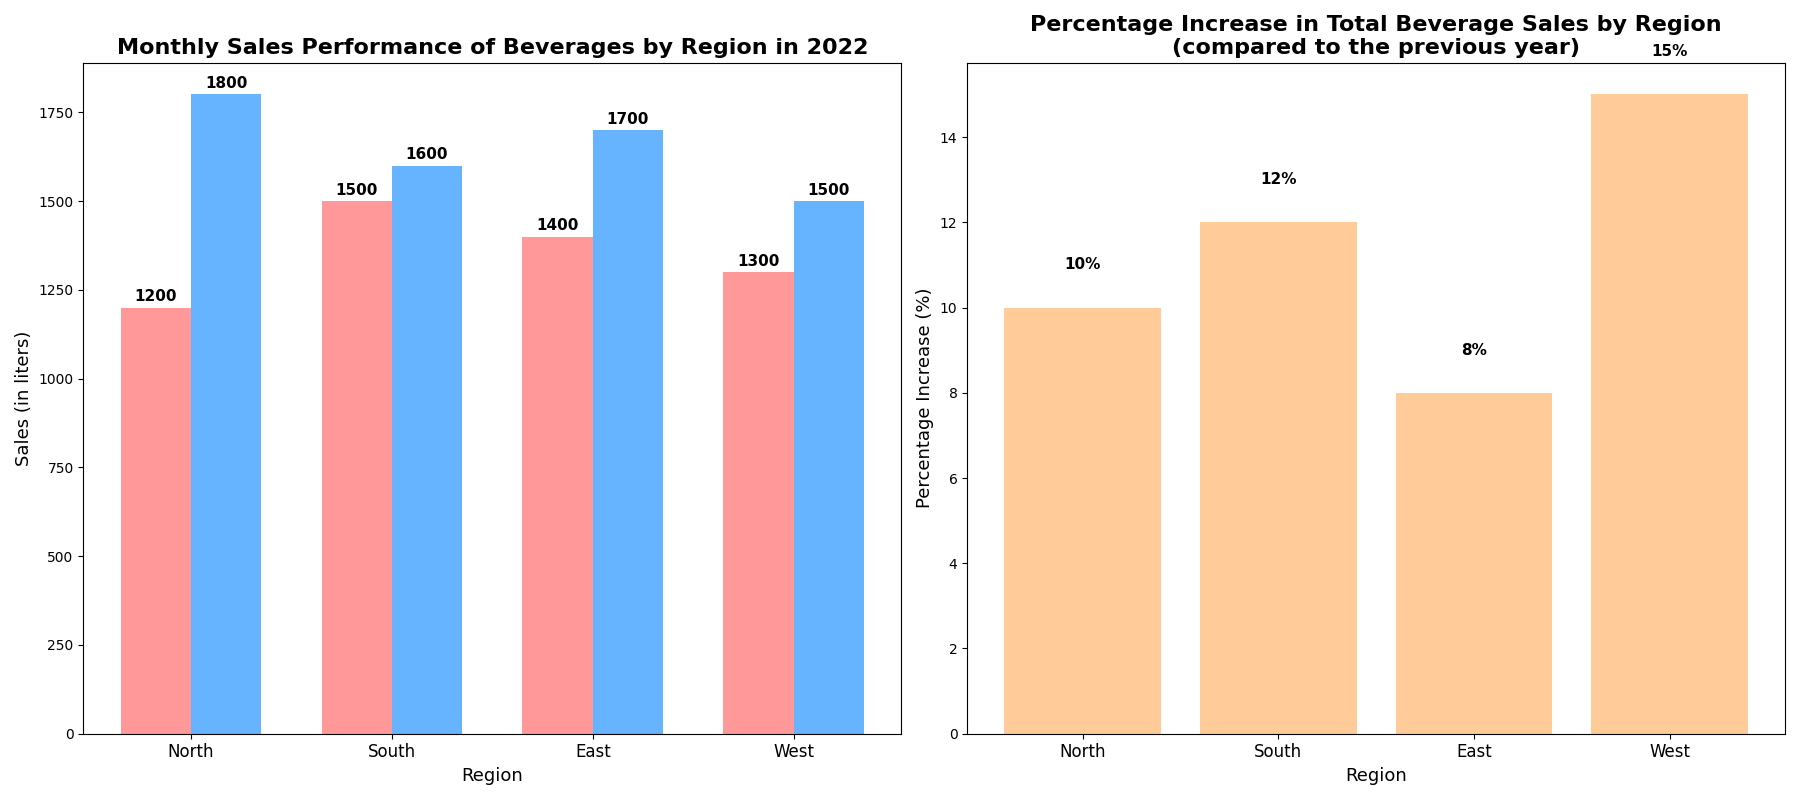

Recreate this plot in Python.
import matplotlib.pyplot as plt
import numpy as np

regions = ['North', 'South', 'East', 'West']
fruit_juice_sales = [1200, 1500, 1400, 1300]
soda_sales = [1800, 1600, 1700, 1500]
percentage_increase = [10, 12, 8, 15]

x = np.arange(len(regions))
width = 0.35

fig, (ax1, ax2) = plt.subplots(1, 2, figsize=(18, 8))

bars1 = ax1.bar(x - width/2, fruit_juice_sales, width, color='#ff9999')
bars2 = ax1.bar(x + width/2, soda_sales, width, color='#66b3ff')

ax1.set_title('Monthly Sales Performance of Beverages by Region in 2022', fontsize=16, fontweight='bold')
ax1.set_xlabel('Region', fontsize=13)
ax1.set_ylabel('Sales (in liters)', fontsize=13)
ax1.set_xticks(x)
ax1.set_xticklabels(regions, fontsize=12)

def add_labels(ax, bars):
    for bar in bars:
        yval = bar.get_height()
        ax.text(bar.get_x() + bar.get_width() / 2.0, yval + 30, int(yval), va='center', ha='center', fontsize=11, fontweight='bold', color='black')

add_labels(ax1, bars1)
add_labels(ax1, bars2)

bars3 = ax2.bar(x, percentage_increase, color='#ffcc99')

ax2.set_title('Percentage Increase in Total Beverage Sales by Region\n(compared to the previous year)', fontsize=16, fontweight='bold')
ax2.set_xlabel('Region', fontsize=13)
ax2.set_ylabel('Percentage Increase (%)', fontsize=13)
ax2.set_xticks(x)
ax2.set_xticklabels(regions, fontsize=12)

for bar in bars3:
    yval = bar.get_height()
    ax2.text(bar.get_x() + bar.get_width() / 2.0, yval + 1, f'{yval}%', va='center', ha='center', fontsize=11, fontweight='bold', color='black')

plt.tight_layout()
plt.show()
